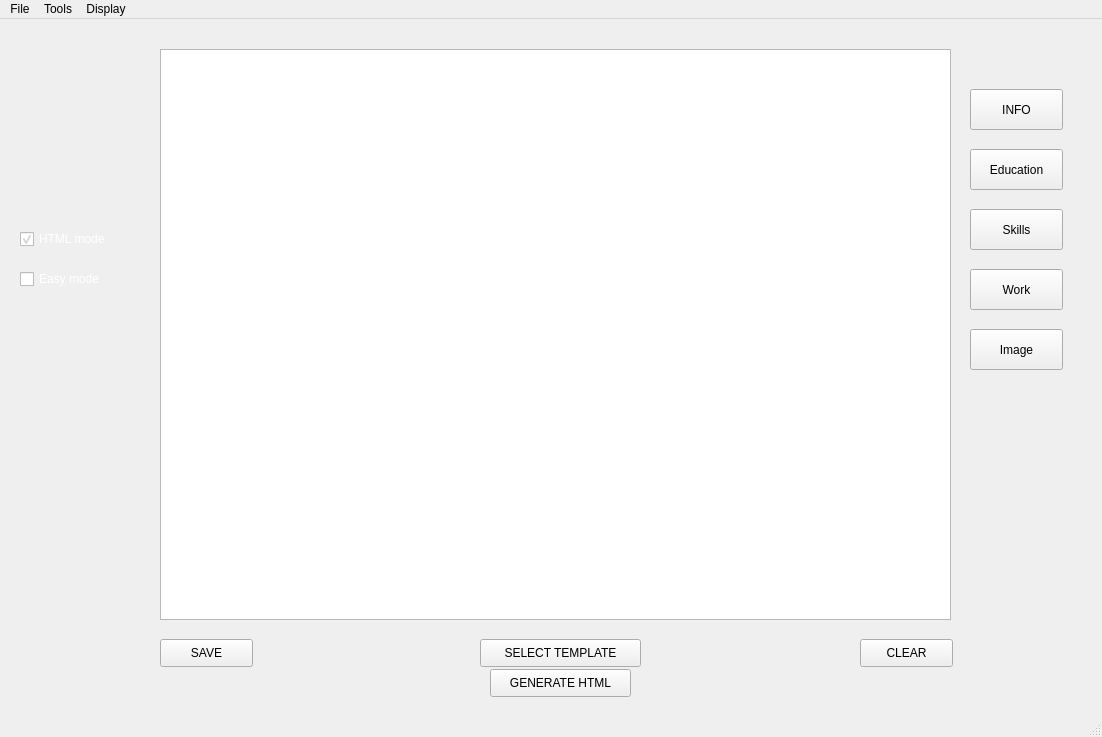
<?xml version="1.0" encoding="UTF-8"?>
<ui version="4.0">
 <class>MainWindow</class>
 <widget class="QMainWindow" name="MainWindow">
  <property name="geometry">
   <rect>
    <x>0</x>
    <y>0</y>
    <width>1102</width>
    <height>737</height>
   </rect>
  </property>
  <property name="baseSize">
   <size>
    <width>800</width>
    <height>600</height>
   </size>
  </property>
  <property name="windowTitle">
   <string>MainWindow</string>
  </property>
  <widget class="QWidget" name="centralWidget">
   <widget class="QPushButton" name="pushButton">
    <property name="geometry">
     <rect>
      <x>160</x>
      <y>620</y>
      <width>93</width>
      <height>28</height>
     </rect>
    </property>
    <property name="text">
     <string>SAVE</string>
    </property>
   </widget>
   <widget class="QPushButton" name="pushButton_2">
    <property name="geometry">
     <rect>
      <x>860</x>
      <y>620</y>
      <width>93</width>
      <height>28</height>
     </rect>
    </property>
    <property name="text">
     <string>CLEAR</string>
    </property>
   </widget>
   <widget class="QTextEdit" name="textEdit">
    <property name="geometry">
     <rect>
      <x>160</x>
      <y>30</y>
      <width>791</width>
      <height>571</height>
     </rect>
    </property>
    <property name="styleSheet">
     <string notr="true"/>
    </property>
    <property name="html">
     <string>&lt;!DOCTYPE HTML PUBLIC &quot;-//W3C//DTD HTML 4.0//EN&quot; &quot;http://www.w3.org/TR/REC-html40/strict.dtd&quot;&gt;
&lt;html&gt;&lt;head&gt;&lt;meta name=&quot;qrichtext&quot; content=&quot;1&quot; /&gt;&lt;style type=&quot;text/css&quot;&gt;
p, li { white-space: pre-wrap; }
&lt;/style&gt;&lt;/head&gt;&lt;body style=&quot; font-family:'MS Shell Dlg 2'; font-size:7.8pt; font-weight:400; font-style:normal;&quot;&gt;
&lt;p style=&quot;-qt-paragraph-type:empty; margin-top:0px; margin-bottom:0px; margin-left:0px; margin-right:0px; -qt-block-indent:0; text-indent:0px; font-family:'Meslo LG S DZ'; font-size:10pt;&quot;&gt;&lt;br /&gt;&lt;/p&gt;&lt;/body&gt;&lt;/html&gt;</string>
    </property>
   </widget>
   <widget class="QPushButton" name="education">
    <property name="geometry">
     <rect>
      <x>970</x>
      <y>130</y>
      <width>93</width>
      <height>41</height>
     </rect>
    </property>
    <property name="text">
     <string>Education</string>
    </property>
    <property name="icon">
     <iconset>
      <normaloff>../Documents/flat_miniset/png/64/book.png</normaloff>../Documents/flat_miniset/png/64/book.png</iconset>
    </property>
   </widget>
   <widget class="QPushButton" name="skills">
    <property name="geometry">
     <rect>
      <x>970</x>
      <y>190</y>
      <width>93</width>
      <height>41</height>
     </rect>
    </property>
    <property name="text">
     <string>Skills</string>
    </property>
    <property name="icon">
     <iconset>
      <normaloff>../Documents/flat_miniset/png/64/certificate.png</normaloff>../Documents/flat_miniset/png/64/certificate.png</iconset>
    </property>
   </widget>
   <widget class="QPushButton" name="image">
    <property name="geometry">
     <rect>
      <x>970</x>
      <y>310</y>
      <width>93</width>
      <height>41</height>
     </rect>
    </property>
    <property name="text">
     <string>Image</string>
    </property>
    <property name="icon">
     <iconset>
      <normaloff>../Documents/flat_miniset/png/64/trophy.png</normaloff>../Documents/flat_miniset/png/64/trophy.png</iconset>
    </property>
   </widget>
   <widget class="QCheckBox" name="checkBox">
    <property name="geometry">
     <rect>
      <x>20</x>
      <y>210</y>
      <width>101</width>
      <height>20</height>
     </rect>
    </property>
    <property name="autoFillBackground">
     <bool>false</bool>
    </property>
    <property name="styleSheet">
     <string notr="true">color:white;</string>
    </property>
    <property name="text">
     <string>HTML mode</string>
    </property>
    <property name="checked">
     <bool>true</bool>
    </property>
   </widget>
   <widget class="QCheckBox" name="checkBox_2">
    <property name="geometry">
     <rect>
      <x>20</x>
      <y>250</y>
      <width>101</width>
      <height>20</height>
     </rect>
    </property>
    <property name="styleSheet">
     <string notr="true">color:white;
</string>
    </property>
    <property name="text">
     <string>Easy mode</string>
    </property>
   </widget>
   <widget class="QPushButton" name="basicInfo">
    <property name="geometry">
     <rect>
      <x>970</x>
      <y>70</y>
      <width>93</width>
      <height>41</height>
     </rect>
    </property>
    <property name="text">
     <string>INFO</string>
    </property>
   </widget>
   <widget class="QPushButton" name="work">
    <property name="geometry">
     <rect>
      <x>970</x>
      <y>250</y>
      <width>93</width>
      <height>41</height>
     </rect>
    </property>
    <property name="text">
     <string>Work</string>
    </property>
    <property name="icon">
     <iconset>
      <normaloff>../Documents/flat_miniset/png/64/briefcase.png</normaloff>../Documents/flat_miniset/png/64/briefcase.png</iconset>
    </property>
   </widget>
   <widget class="QPushButton" name="selectTemplate">
    <property name="geometry">
     <rect>
      <x>480</x>
      <y>620</y>
      <width>161</width>
      <height>28</height>
     </rect>
    </property>
    <property name="text">
     <string>SELECT TEMPLATE</string>
    </property>
   </widget>
   <widget class="QPushButton" name="htmlgen">
    <property name="geometry">
     <rect>
      <x>490</x>
      <y>650</y>
      <width>141</width>
      <height>28</height>
     </rect>
    </property>
    <property name="text">
     <string>GENERATE HTML</string>
    </property>
   </widget>
  </widget>
  <widget class="QStatusBar" name="statusBar"/>
  <widget class="QMenuBar" name="menuBar">
   <property name="geometry">
    <rect>
     <x>0</x>
     <y>0</y>
     <width>1102</width>
     <height>26</height>
    </rect>
   </property>
   <widget class="QMenu" name="menuFile">
    <property name="title">
     <string>File</string>
    </property>
    <addaction name="actionOpen"/>
    <addaction name="actionSave"/>
    <addaction name="actionSave_As"/>
   </widget>
   <widget class="QMenu" name="menuTools">
    <property name="title">
     <string>Tools</string>
    </property>
    <addaction name="actionPreview"/>
   </widget>
   <widget class="QMenu" name="menuDisplay">
    <property name="title">
     <string>Display</string>
    </property>
    <widget class="QMenu" name="menuText_Editor">
     <property name="title">
      <string>Text Editor</string>
     </property>
     <addaction name="actionDark_Theme"/>
     <addaction name="actionLight_Theme"/>
    </widget>
    <addaction name="menuText_Editor"/>
   </widget>
   <addaction name="menuFile"/>
   <addaction name="menuTools"/>
   <addaction name="menuDisplay"/>
  </widget>
  <action name="actionSave">
   <property name="icon">
    <iconset>
     <normaloff>../Documents/flat_miniset/png/64/diskette.png</normaloff>../Documents/flat_miniset/png/64/diskette.png</iconset>
   </property>
   <property name="text">
    <string>Save</string>
   </property>
   <property name="shortcut">
    <string>Ctrl+S</string>
   </property>
  </action>
  <action name="actionOpen">
   <property name="icon">
    <iconset>
     <normaloff>../Documents/flat_miniset/png/64/folder2.png</normaloff>../Documents/flat_miniset/png/64/folder2.png</iconset>
   </property>
   <property name="text">
    <string>Open</string>
   </property>
   <property name="shortcut">
    <string>Ctrl+O</string>
   </property>
  </action>
  <action name="actionPreview">
   <property name="icon">
    <iconset>
     <normaloff>../Documents/flat_miniset/png/64/monitor.png</normaloff>../Documents/flat_miniset/png/64/monitor.png</iconset>
   </property>
   <property name="text">
    <string>Preview</string>
   </property>
   <property name="shortcut">
    <string>Ctrl+P</string>
   </property>
  </action>
  <action name="actionDark_Theme">
   <property name="checkable">
    <bool>true</bool>
   </property>
   <property name="text">
    <string>Dark Theme</string>
   </property>
  </action>
  <action name="actionLight_Theme">
   <property name="checkable">
    <bool>true</bool>
   </property>
   <property name="text">
    <string>Light Theme</string>
   </property>
  </action>
  <action name="actionSave_As">
   <property name="icon">
    <iconset>
     <normaloff>../Documents/flat_miniset/png/64/diskette.png</normaloff>../Documents/flat_miniset/png/64/diskette.png</iconset>
   </property>
   <property name="text">
    <string>Save As</string>
   </property>
   <property name="shortcut">
    <string>Ctrl+Shift+S</string>
   </property>
  </action>
 </widget>
 <layoutdefault spacing="6" margin="11"/>
 <resources/>
 <connections/>
</ui>
